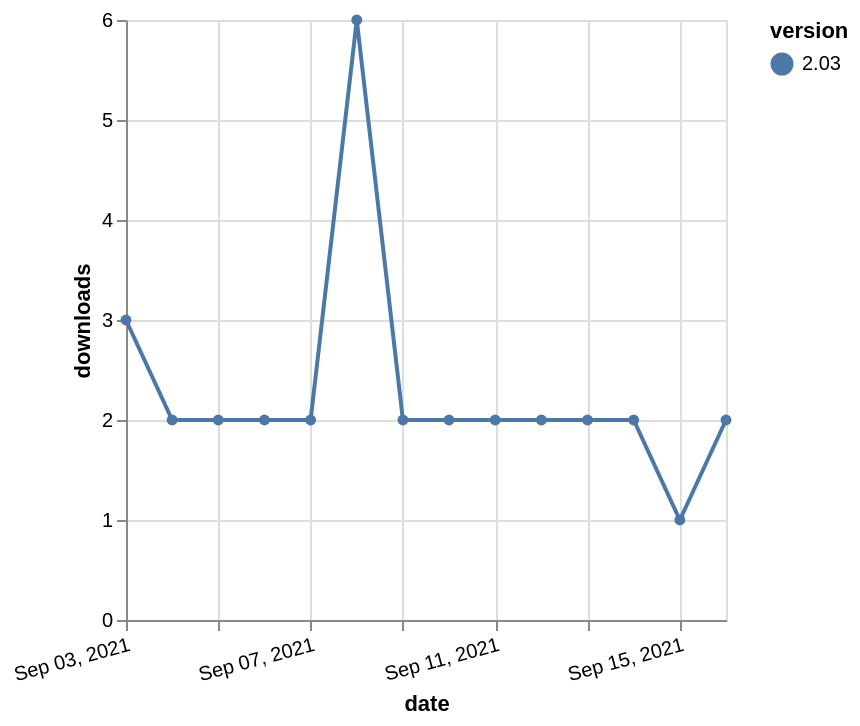

This figure's Vega-Lite source:
### Vega-Lite specification from a JSON file in a GitHub repository (floating-point values rounded to 4 significant figures)
{"$schema": "https://vega.github.io/schema/vega-lite/v5.json", "description": "A simple bar chart with embedded data.", "data": {"values": [{"date": "2021-09-03", "total": 3743, "delta": 3, "version": "2.03"}, {"date": "2021-09-04", "total": 3745, "delta": 2, "version": "2.03"}, {"date": "2021-09-05", "total": 3747, "delta": 2, "version": "2.03"}, {"date": "2021-09-06", "total": 3749, "delta": 2, "version": "2.03"}, {"date": "2021-09-07", "total": 3751, "delta": 2, "version": "2.03"}, {"date": "2021-09-08", "total": 3757, "delta": 6, "version": "2.03"}, {"date": "2021-09-09", "total": 3759, "delta": 2, "version": "2.03"}, {"date": "2021-09-10", "total": 3761, "delta": 2, "version": "2.03"}, {"date": "2021-09-11", "total": 3763, "delta": 2, "version": "2.03"}, {"date": "2021-09-12", "total": 3765, "delta": 2, "version": "2.03"}, {"date": "2021-09-13", "total": 3767, "delta": 2, "version": "2.03"}, {"date": "2021-09-14", "total": 3769, "delta": 2, "version": "2.03"}, {"date": "2021-09-15", "total": 3770, "delta": 1, "version": "2.03"}, {"date": "2021-09-16", "total": 3772, "delta": 2, "version": "2.03"}]}, "width": "container", "mark": {"type": "line", "point": {"filled": true}}, "encoding": {"x": {"field": "date", "type": "temporal", "timeUnit": "yearmonthdate", "title": "date", "axis": {"labelAngle": -15}}, "y": {"field": "delta", "type": "quantitative", "title": "downloads"}, "color": {"field": "version", "type": "nominal"}, "tooltip": {"field": "delta"}}}
